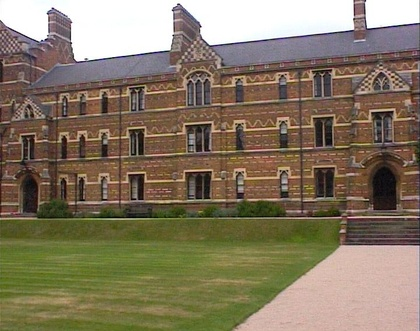
%> input picture keble_a.jpg, 420 x 331 px, shrunk from 720 x 568 before the run
$ octave ImageStiching.m   (GNU Octave 9; MATLAB toolbox functions it lacks are replaced by stand-ins)
%> lines starting %> are read from the running program, lines starting %| are printed output that depends on the picture
### harris.m

% Sample code for detecting Harris corners, following
% Brown et al, CVPR 2005
%        by Alyosha Efros, so probably buggy...

function [x,y,v] = harris(imrgb);
im = im2double(rgb2gray(imrgb));
g1 = fspecial('gaussian', 9,1);  % Gaussian with sigma_d
g2 = fspecial('gaussian', 11,1.5); % Gaussian with sigma_i
img1 = conv2(im,g1,'same');  % blur image with sigma_d
Ix = conv2(img1,[-1 0 1],'same');  % take x derivative
Iy = conv2(img1,[-1;0;1],'same');  % take y derivative

% Compute elements of the Harris matrix H
%%% we can use blur instead of the summing window
Ix2 = conv2(Ix.*Ix,g2,'same');
Iy2 = conv2(Iy.*Iy,g2,'same');
IxIy = conv2(Ix.*Iy,g2,'same');
R = (Ix2.*Iy2 - IxIy.*IxIy) ... % det(H)
    ./ (Ix2 + Iy2 + eps);       % trace(H) + epsilon

% don't want corners close to image border
R([1:15, end-16:end], :) = 0;
R(:,[1:15,end-16:end]) = 0;

% non-maxima supression within 3x3 windows
nonmax = inline('max(x)');
Rmax = colfilt(R,[3 3],'sliding',nonmax); % find neighbrhood max
Rnm = R.*(R == Rmax);  % supress non-max

% extract all interest points
[y,x,v] = find(Rnm);

% [7 lines of commented-out code are left out]

### find_sift.m
function sift_arr = find_sift(I, circles, enlarge_factor)
%%
%% Compute non-rotation-invariant SIFT descriptors of a set of circles
%% I is the image
%% circles is an Nx3 array where N is the number of circles, where the
%%    first column is the x-coordinate (column), the second column is the y-coordinate (row),
%%    and the third column is the radius
%% enlarge_factor is by how much to enarge the radius of the circle before
%%    computing the descriptor (a factor of 1.5 or larger is usually necessary
%%    for best performance)
%% The output is an Nx128 array of SIFT descriptors
%% (c) Lana Lazebnik
%%

if ndims(I) == 3
    I = im2double(rgb2gray(I));
else
    I = im2double(I);
end


fprintf('Running find_sift\n');

% parameters (default SIFT size)
num_angles = 8;
num_bins = 4;
num_samples = num_bins * num_bins;
alpha = 9; % smoothing for orientation histogram

if nargin < 3
    enlarge_factor = 1.5;
end

angle_step = 2 * pi / num_angles;
angles = 0:angle_step:2*pi;
angles(num_angles+1) = []; % bin centers

[hgt wid] = size(I);
num_pts = size(circles,1);

sift_arr = zeros(num_pts, num_samples * num_angles);

% edge image
sigma_edge = 1;


[G_X,G_Y]=gen_dgauss(sigma_edge);
I_X = filter2(G_X, I, 'same'); % vertical edges
I_Y = filter2(G_Y, I, 'same'); % horizontal edges
I_mag = sqrt(I_X.^2 + I_Y.^2); % gradient magnitude
I_theta = atan2(I_Y,I_X);
I_theta(isnan(I_theta)) = 0; % necessary????

% make default grid of samples (centered at zero, width 2)
interval = 2/num_bins:2/num_bins:2;
interval = interval - (1/num_bins + 1);
[grid_x grid_y] = meshgrid(interval, interval);
grid_x = reshape(grid_x, [1 num_samples]);
grid_y = reshape(grid_y, [1 num_samples]);

% make orientation images
I_orientation = zeros(hgt, wid, num_angles);
% for each histogram angle
for a=1:num_angles
    % compute each orientation channel
    tmp = cos(I_theta - angles(a)).^alpha;
    tmp = tmp .* (tmp > 0);

    % weight by magnitude
    I_orientation(:,:,a) = tmp .* I_mag;
end

% for all circles
for i=1:num_pts
    cx = circles(i,1);
    cy = circles(i,2);
    r = circles(i,3) * enlarge_factor;

    % find coordinates of sample points (bin centers)
    grid_x_t = grid_x * r + cx;
    grid_y_t = grid_y * r + cy;
    grid_res = grid_y_t(2) - grid_y_t(1);

    % find window of pixels that contributes to this descriptor
    x_lo = floor(max(cx - r - grid_res/2, 1));
    x_hi = ceil(min(cx + r + grid_res/2, wid));
    y_lo = floor(max(cy - r - grid_res/2, 1));
    y_hi = ceil(min(cy + r + grid_res/2, hgt));

    % find coordinates of pixels
    [grid_px, grid_py] = meshgrid(x_lo:x_hi,y_lo:y_hi);
    num_pix = numel(grid_px);
    grid_px = reshape(grid_px, [num_pix 1]);
    grid_py = reshape(grid_py, [num_pix 1]);

    % find (horiz, vert) distance between each pixel and each grid sample
    dist_px = abs(repmat(grid_px, [1 num_samples]) - repmat(grid_x_t, [num_pix 1]));
    dist_py = abs(repmat(grid_py, [1 num_samples]) - repmat(grid_y_t, [num_pix 1]));

    % find weight of contribution of each pixel to each bin
    weights_x = dist_px/grid_res;
    weights_x = (1 - weights_x) .* (weights_x <= 1);
    weights_y = dist_py/grid_res;
    weights_y = (1 - weights_y) .* (weights_y <= 1);
    weights = weights_x .* weights_y;

    % make sift descriptor
    curr_sift = zeros(num_angles, num_samples);
    for a = 1:num_angles
        tmp = reshape(I_orientation(y_lo:y_hi,x_lo:x_hi,a),[num_pix 1]);
        tmp = repmat(tmp, [1 num_samples]);
        curr_sift(a,:) = sum(tmp .* weights);
    end
    sift_arr(i,:) = reshape(curr_sift, [1 num_samples * num_angles]);

% [8 lines of commented-out code are left out]
end


%%
%% normalize the SIFT descriptors more or less as described in Lowe (2004)
%%
tmp = sqrt(sum(sift_arr.^2, 2));
normalize_ind = find(tmp > 1);

sift_arr_norm = sift_arr(normalize_ind,:);
sift_arr_norm = sift_arr_norm ./ repmat(tmp(normalize_ind,:), [1 size(sift_arr,2)]);

% suppress large gradients
sift_arr_norm(find(sift_arr_norm > 0.2)) = 0.2;

% finally, renormalize to unit length
tmp = sqrt(sum(sift_arr_norm.^2, 2));
sift_arr_norm = sift_arr_norm ./ repmat(tmp, [1 size(sift_arr,2)]);

sift_arr(normalize_ind,:) = sift_arr_norm;


function [GX,GY]=gen_dgauss(sigma)

f_wid = 4 * floor(sigma);
G = normpdf(-f_wid:f_wid,0,sigma);
G = G' * G;
[GX,GY] = gradient(G);

GX = GX * 2 ./ sum(sum(abs(GX)));
GY = GY * 2 ./ sum(sum(abs(GY)));

### matching_features.m
function[image_ref_correspondence,image_correspondence]=matching_features(row,dist_ref_img,ref_circle,img_circle,img);

k=0;
for i=1:row
    sorted=sort(dist_ref_img(i,:));
    nearest_neighbor=sorted(1)/sorted(2);
    if(nearest_neighbor<0.45)
        k=k+1;
    end
end

image_ref_correspondence=zeros(2,k);
image_correspondence=zeros(2,k);
a=1;
for i=1:row
    sorted=sort(dist_ref_img(i,:));
    nearest_neighbor=sorted(1)/sorted(2);
    if(nearest_neighbor<0.45)
        image_cores=find(dist_ref_img(i,:)==min(dist_ref_img(i,:)),1);
        image_ref_correspondence(1,a)=ref_circle(i,1);
        image_ref_correspondence(2,a)=ref_circle(i,2);
        image_correspondence(1,a)=img_circle(image_cores,1);
        image_correspondence(2,a)=img_circle(image_cores,2);
        a=a+1;
    end
end

### RANSAC.m
function [inliners]=RANSAC(img_ref,image_cores)

N=1;
while N<50
[r,c]=size(img_ref);
index=randperm(c,4);
ref=[img_ref(1,index(1)) img_ref(1,index(2)) img_ref(1,index(3)) img_ref(1,index(4));img_ref(2,index(1)) img_ref(2,index(2)) img_ref(2,index(3)) img_ref(2,index(4))];
%ref=[358 651 376 265;379 73 155 295];
img=[image_cores(1,index(1)) image_cores(1,index(2)) image_cores(1,index(3)) image_cores(1,index(4));image_cores(2,index(1)) image_cores(2,index(2)) image_cores(2,index(3)) image_cores(2,index(4))];
%calculate the homography
H=computeH(ref,img);
%calculate some of square differences and compare to threshold

%a=[ref(1,2) ref(2,2) 1]';
e=zeros(size(c));
count=1;
for i=1:c
    a=[image_cores(1,i) image_cores(2,i) 1];
    P=a*H;
    xmap=P(1)/P(3);
    ymap=P(2)/P(3);
    e(i)= sqrt((xmap-img_ref(1,i)).^2 + (ymap-img_ref(2,i)).^2);
    if e(i)< 3
       %save the index
       inliners(N,count)=i;
       count=count +1;
    end

end

N=N+1;
end

### InlierPoint.m

%function used to get the inliner points
function [final_inliner_ref,final_inliner_img]=InlierPoint(img_ref,image_cores,inliners)
[row_inliner,column_inliner]=size(inliners);

for i=1:row_inliner
    if sum(inliners(i,:)~=0)==column_inliner
        index_inliner=i;

    end
end

%find the corresponding points now on image and ref points
final_inliners=inliners(index_inliner,:);
final_inliner_img=zeros(2,column_inliner);
final_inliner_ref=zeros(2,column_inliner);
for i=1:column_inliner

 final_inliner_img(1,i)=image_cores(1,final_inliners(i));
 final_inliner_img(2,i)=image_cores(2,final_inliners(i));
 final_inliner_ref(1,i)=img_ref(1,final_inliners(i));
 final_inliner_ref(2,i)=img_ref(2,final_inliners(i));

end

### Mosaicing.m
%function used to perform mosacing of images

function [final_mosaic]=Mosaicing(ref,img,H)
bbox=[-400 1200 -200 700]%image space for mosaic
Im2w=vgg_warp_H(im2double(ref),eye(3),'linear',bbox);
Im2w=im2uint8(Im2w);
Im1w=vgg_warp_H(im2double(img),H','linear',bbox);
Im1w=im2uint8(Im1w);
% figure;
% imshow(Im1w);
[rowF,colF,K]=size(Im2w);
final_mosaic=zeros(rowF,colF,3);
for i=1:rowF
    for j=1:colF
        for k=1:K
            if Im2w(i,j,k)>Im1w(i,j,k)
                final_mosaic(i,j,k)=Im2w(i,j,k);
            elseif Im2w(i,j,k)<Im1w(i,j,k)
                final_mosaic(i,j,k)=Im1w(i,j,k);
            elseif Im2w(i,j,k)==Im1w(i,j,k)
                final_mosaic(i,j,k)=Im1w(i,j,k);
            end
        end
    end
end

### PlotImageCores.m
function PlotImageCores(image_ref_correspondence,image_correspondence,img)

figure;clf;imagesc(img);hold on;
%show feature detected in image_ref 1
plot (image_correspondence(1,:),image_correspondence(2,:),'+g');
%show displacements
line([image_correspondence(1,:);image_ref_correspondence(1,:)],[image_correspondence(2,:);image_ref_correspondence(2,:)],'color','y');

### computeH.m
function[H]=computeH(ref,img);
A=zeros(8,9);
[row,col]=size(ref);
%form the A matrix
j=1;
for i=1:2:(2*col)

    A(i,1)=-img(1,j);
    A(i,2)=-img(2,j);
    A(i,3)=-1;
    A(i,7)=ref(1,j)*img(1,j);
    A(i,8)=img(2,j)*ref(1,j);
    A(i,9)=ref(1,j);
    A(i+1,4)= -img(1,j);
    A(i+1,5)= -img(2,j);
    A(i+1,6)=-1;
    A(i+1,7)=img(1,j)*ref(2,j);
    A(i+1,8)=ref(2,j)*img(2,j);
    A(i+1,9)=ref(2,j);
    j=j+1;
end
[U S V]=svd(A);
x=V(:,end);
H=reshape(x,[3,3]);

### dist2.m
function n2 = dist2(x, c)
%DIST2	Calculates squared distance between two sets of points.
%
%	Description
%	D = DIST2(X, C) takes two matrices of vectors and calculates the
%	squared Euclidean distance between them.  Both matrices must be of
%	the same column dimension.  If X has M rows and N columns, and C has
%	L rows and N columns, then the result has M rows and L columns.  The
%	I, Jth entry is the  squared distance from the Ith row of X to the
%	Jth row of C.
%
%	See also
%	GMMACTIV, KMEANS, RBFFWD
%

%	Copyright (c) Christopher M Bishop, Ian T Nabney (1996, 1997)

[ndata, dimx] = size(x);
[ncentres, dimc] = size(c);
if dimx ~= dimc
	error('Data dimension does not match dimension of centres')
end

n2 = (ones(ncentres, 1) * sum((x.^2)', 1))' + ...
  		ones(ndata, 1) * sum((c.^2)',1) - ...
  		2.*(x*(c'));

### vgg_warp_H.m
function nim = vgg_warp_H(im, H, interp_mode, bbox_mode, verbose)

% function nim = vgg_warp_H(im, H, interp_mode, bbox_mode);
%
% Image warping under plane homography.
%
% NEWIMAGE = VGG_WARP_H(IMAGE,HOMOGRAPHY) returns an interpolated warp of
% IMAGE under HOMOGRAPHY.  RGB or intensity images are supported, image
% can be uint8 or double. NEWIMAGE is the same type as IMAGE.
%
% NI = VGG_WARP_H(I,H, INTERP) changes the interpolation type ('nearest',
% 'linear' or 'cubic' as in INTERP2).
%
% NI = VGG_WARP_H(I,H, INTERP, BBOX) passes a new bounding box for the
% output image.  It can be one of:
% 'fit'             Bounding box of transformed image corners [default]
% 'img'             Same size as input image
% [X1, X2, Y1, Y2]  User-specified.
%
% NI = VGG_WARP_H(I,H, INTERP, BBOX, verbose) prints out things if verbose==1.
%
% See also INTERP2

% Author: David Liebovitz, Oxford RRG, dl@robots.ox.ac.uk
% Date:  Nov 1, 1999
% simplified by T.Werner 2002

[m,n,l] = size(im);

% Make output image be the same class as input image
switch class(im)
 case 'double',  nim = double([]);
 case 'uint8',  nim = uint8([]);
end

if nargin<5
  verbose = 0;
end

% Assign default args
if nargin < 3
  interp_mode = 'linear';
end

if nargin < 4
  bbox_mode = 'img';
end

% Construct bb from bbox_mode
if isstr(bbox_mode)
  switch bbox_mode
  case 'fit'
    % Make bbox big enough to contain H * image_bbox
    y = H*[[1;1;1], [1;m;1], [n;m;1] [n;1;1]];
    y(1,:) = y(1,:)./y(3,:);
    y(2,:) = y(2,:)./y(3,:);
    bb = [
      ceil(min(y(1,:)));
      ceil(max(y(1,:)));
      ceil(min(y(2,:)));
      ceil(max(y(2,:)));
      ];
  case 'img'
    % Make bbox same size as image
    bb = [1 n 1 m];
  otherwise
    error('bbox_mode should be fit/img ');
  end
else % It's a matrix: bbox_mode IS the bbox
  if size(bbox_mode) ~= [1 4]
    error('bbox should be fit/img/[xmin xmax ymin ymax]')
  end
  bb = bbox_mode;
  if (bb(2) <= bb(1)) | (bb(4) <= bb(3))
    error('bbox should be [xmin xmax ymin ymax]')
  end
end

bb_xmin = bb(1);
bb_xmax = bb(2);
bb_ymin = bb(3);
bb_ymax = bb(4);

[U,V] = meshgrid(bb_xmin:bb_xmax,bb_ymin:bb_ymax);
[nrows, ncols] = size(U);

Hi = inv(H);

if 1
  % A Bit faster
  u = U(:);
  v = V(:);
  x1 = Hi(1,1) * u + Hi(1,2) * v + Hi(1,3);
  y1 = Hi(2,1) * u + Hi(2,2) * v + Hi(2,3);
  w1 = 1./(Hi(3,1) * u + Hi(3,2) * v + Hi(3,3));
  U(:) = x1 .* w1;
  V(:) = y1 .* w1;
end

% do linear interpolation
if 1
    if l == 3
        nim(nrows, ncols, 3) = 1;
        locprintf(verbose, 2, '[R ');
        nim(:,:,1) = interp2(im(:,:,1),U,V,interp_mode);
        locprintf(verbose, 2, 'G ');
        nim(:,:,2) = interp2(im(:,:,2),U,V,interp_mode);
        locprintf(verbose, 2, 'B] ');
        nim(:,:,3) = interp2(im(:,:,3),U,V,interp_mode);
    else
        nim(nrows, ncols) = 1;
        nim(:,:) = interp2(im(:,:),U,V,interp_mode,10);
    end
end

return

%%%%%%%%%

function locprintf(verbose,min_verb,varargin)
if verbose >= min_verb
  fprintf(varargin{:});
end
return

### ImageStiching.m

%Image Stitching assignment

img1=imread('keble_a.jpg');
%> img1 is the input picture: size 331x420x3 uint8; mean R, G, B 132.2, 119.2, 97.7

%set this image as the reference image.
ref_img2=imread('keble_b.jpg');
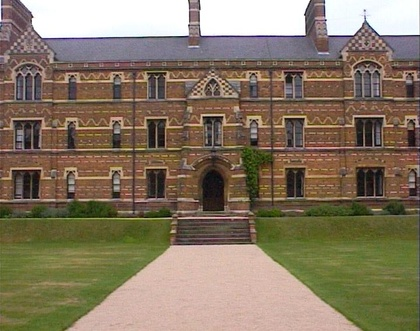
%> input picture keble_b.jpg, 420 x 331 px, shrunk from 720 x 568 before the run
%> ref_img2 is the input picture: size 331x420x3 uint8; mean R, G, B 133.1, 118.8, 98.4

img2=imread('keble_c.jpg');
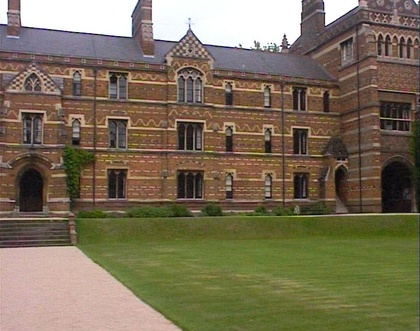
%> input picture keble_c.jpg, 420 x 331 px, shrunk from 720 x 568 before the run
%> img2 is the input picture: size 331x420x3 uint8; mean R, G, B 121.7, 110.3, 87.6

% find homography between img1 and ref image img2
%use harris and stephens corner detector to get the loacl features of the image.
[ref_a,ref_b,ref_c]=harris(ref_img2);
%> in harris, `R([1:15, end-16:end], :) = 0;`: R: size 331x420 double; min 0, max 0.0328, mean 0.000505
%> in harris, `R(:,[1:15,end-16:end]) = 0;`: R: size 331x420 double; min 0, max 0.0221, mean 0.000439
%> in harris, `[y,x,v] = find(Rnm);`: y = 1678 values from 16 to 314; x = 1678 values from 16 to 403; v = 1678 values from 3.33e-08 to 0.0221
%> ref_a = 1678 values from 16 to 403; ref_b = 1678 values, max 314 at index 138, min 16 at index 1, mean 178.7; ref_c = 1678 values, max 0.0221 at index 1220, min 3.33e-08 at index 288, mean 0.00124
[a1,b1,c1]=harris(img1);
%> in harris (call 2), `R([1:15, end-16:end], :) = 0;`: R: size 331x420 double; min 0, max 0.0313, mean 0.000499
%> in harris (call 2), `R(:,[1:15,end-16:end]) = 0;`: R: size 331x420 double; min 0, max 0.02, mean 0.000443
%> in harris (call 2), `Rmax = colfilt(R,[3 3],'sliding',nonmax);`:
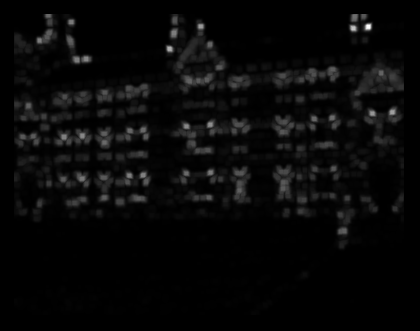
%> Rmax: size 331x420 double; min 0, max 0.02, mean 0.000683; drawn with min black and max white
%> in harris (call 2), `[y,x,v] = find(Rnm);`: y = 1599 values from 16 to 314; x = 1599 values from 16 to 403; v = 1599 values from 3.11e-07 to 0.02
%> a1 = 1599 values from 16 to 403; b1 = 1599 values, max 314 at index 67, min 16 at index 98, mean 180.9; c1 = 1599 values, max 0.02 at index 1434, min 3.11e-07 at index 1050, mean 0.0013
[a2,b2,c2]=harris(img2);
%> in harris (call 3), `IxIy = conv2(Ix.*Iy,g2,'same');`:
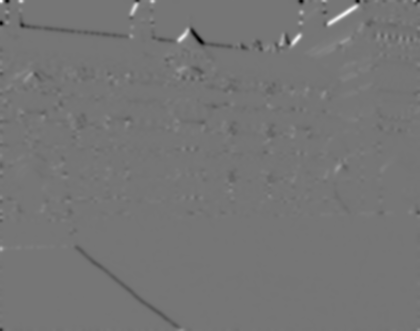
%> IxIy: size 331x420 double; min -0.0493, max 0.0571, mean -9.17e-05; drawn with min black and max white
%> in harris (call 3), `R([1:15, end-16:end], :) = 0;`: R: size 331x420 double; min 0, max 0.0343, mean 0.000467
%> in harris (call 3), `R(:,[1:15,end-16:end]) = 0;`:
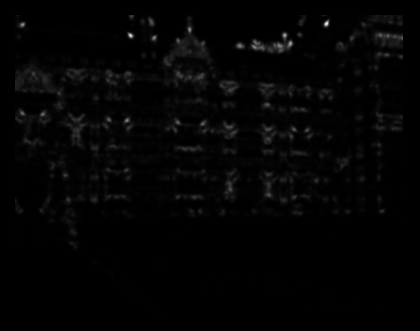
%> R: size 331x420 double; min 0, max 0.026, mean 0.000415; drawn with min black and max white
%> in harris (call 3), `[y,x,v] = find(Rnm);`: y = 1678 values from 16 to 314; x = 1678 values from 16 to 403; v = 1678 values from 2.88e-07 to 0.026
%> a2 = 1678 values from 16 to 403; b2 = 1678 values, max 314 at index 179, min 16 at index 22, mean 179.3; c2 = 1678 values, max 0.026 at index 1338, min 2.88e-07 at index 284, mean 0.00118
% now use the SIFT decriptor to get the descriptors of both the image
% Only scale invariant not rotational invariant. Not needed for this
% assignment.
%find circles for ref and img_1
%radius of ref_img
radius_ref=repmat(3,size(ref_c),1);
%> radius_ref = 1678 values from 3 to 3
%radius of img_1;
radius_img1=repmat(3,size(c1),1);
%> radius_img1 = 1599 values from 3 to 3
%radius of img3
radius_img2=repmat(3,size(c2),1);
%> radius_img2 = 1678 values from 3 to 3
%create a circle array of N*3 size for repmat
ref_circle=[ref_a,ref_b,radius_ref];
%> ref_circle = 1678 rows, first 12: [16 16 3; 16 25 3; 16 44 3; 16 83 3; 16 101 3; 16 123 3; 16 150 3; 16 157 3; 16 173 3; 16 178 3; 16 207 3; 16 211 3]
img1_circle=[a1,b1,radius_img1];
%> img1_circle = 1599 rows, first 12: [16 51 3; 16 119 3; 16 130 3; 16 179 3; 16 250 3; 16 255 3; 16 263 3; 16 267 3; 16 274 3; 16 290 3; 16 292 3; 16 302 3]
img2_circle=[a2,b2,radius_img2];
%> img2_circle = 1678 rows, first 12: [16 48 3; 16 66 3; 16 84 3; 16 88 3; 16 104 3; 16 140 3; 16 152 3; 16 167 3; 16 176 3; 16 182 3; 16 187 3; 16 194 3]

%use sift descriptors
sift_desc_ref=find_sift(ref_img2,ref_circle,2);
%> in find_sift, `I_theta = atan2(I_Y,I_X);`:
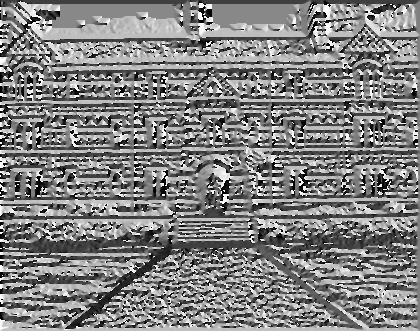
%> I_theta: size 331x420 double; min -3.14, max 3.14, mean 0.0412; drawn with min black and max white
%> the loop in find_sift, `for i=1:num_pts` made 1678 passes
%> (cx, cy, x_lo, x_hi, y_lo, y_hi) on passes 1 to 3: (16, 16, 8, 24, 8, 24), (16, 25, 8, 24, 17, 33), (16, 44, 8, 24, 36, 52)
%> after the loop in find_sift, `for i=1:num_pts`:
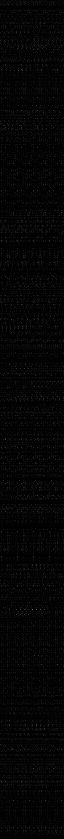
%> sift_arr: size 1678x128 double (shown at 1/2 size); min 0, max 4.44, mean 0.0963; drawn with min black and max white
%> in find_sift, `tmp = sqrt(sum(sift_arr.^2, 2));`: tmp = 1678 values, max 8.95 at index 1230, min 0.0263 at index 288, mean 2.29
%> in find_sift, `normalize_ind = find(tmp > 1);`: normalize_ind = 1116 values from 1 to 1670
%> in find_sift, `tmp = sqrt(sum(sift_arr_norm.^2, 2));`: tmp = 1116 values, max 0.977 at index 100, min 0.329 at index 438, mean 0.736
sift_desc_img1=find_sift(img1,img1_circle,2);
%> the loop in find_sift (call 2), `for i=1:num_pts` made 1599 passes
%> (cx, cy, r, grid_res, x_lo, x_hi, y_lo, y_hi) on pass 1: (16, 51, 6, 3, 8, 24, 43, 59)
sift_desc_img2=find_sift(img2,img2_circle,2);
%Match features between two images.
%use the dist2 function two find the 2-nearest neighbors
dist_ref_img1=dist2(sift_desc_ref,sift_desc_img1);
dist_ref_img2=dist2(sift_desc_ref,sift_desc_img2);

[row col]=size(dist_ref_img1);
[row1 col1]=size(dist_ref_img2);
%function for matching
[img_ref,image_cores]=matching_features(row,dist_ref_img1,ref_circle,img1_circle,img1);
[img_ref1,image_cores1]=matching_features(row1,dist_ref_img2,ref_circle,img2_circle,img2);
%Plot correspondence
PlotImageCores(img_ref,image_cores,img1);
PlotImageCores(img_ref1,image_cores1,img2);

%Use Ransac to get good amount of inliners.
inliners=RANSAC(img_ref,image_cores);
inliners1=RANSAC(img_ref1,image_cores1);
%Find inliner points for the image
[final_inliner_ref,final_inliner_img]=InlierPoint(img_ref,image_cores,inliners);
[final_inliner_ref1,final_inliner_img1]=InlierPoint(img_ref1,image_cores1,inliners1);

%Plot new inliner correspondence
PlotImageCores(final_inliner_ref,final_inliner_img,img1);
PlotImageCores(final_inliner_ref1,final_inliner_img1,img2);
%re-compute the homography using the points.
H_re=computeH(final_inliner_ref,final_inliner_img);
H_re1=computeH(final_inliner_ref1,final_inliner_img1);
%reproject on the image and do the image stitching
final_mosaic=Mosaicing(ref_img2,img1,H_re);
%> (the run ends here)
